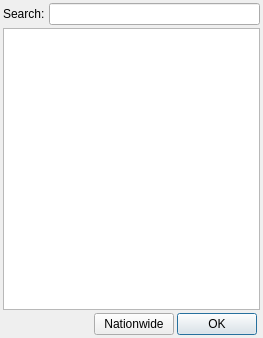
<?xml version="1.0" encoding="UTF-8"?>
<ui version="4.0">
 <class>SelRegionDialog</class>
 <widget class="QDialog" name="SelRegionDialog">
  <property name="geometry">
   <rect>
    <x>0</x>
    <y>0</y>
    <width>263</width>
    <height>338</height>
   </rect>
  </property>
  <property name="windowTitle">
   <string>Select Region</string>
  </property>
  <layout class="QGridLayout" name="gridLayout">
   <property name="leftMargin">
    <number>3</number>
   </property>
   <property name="topMargin">
    <number>3</number>
   </property>
   <property name="rightMargin">
    <number>3</number>
   </property>
   <property name="bottomMargin">
    <number>3</number>
   </property>
   <property name="spacing">
    <number>3</number>
   </property>
   <item row="2" column="0" colspan="2">
    <spacer name="horizontalSpacer">
     <property name="orientation">
      <enum>Qt::Horizontal</enum>
     </property>
     <property name="sizeHint" stdset="0">
      <size>
       <width>98</width>
       <height>20</height>
      </size>
     </property>
    </spacer>
   </item>
   <item row="0" column="0">
    <widget class="QLabel" name="label">
     <property name="text">
      <string>Search:</string>
     </property>
    </widget>
   </item>
   <item row="1" column="0" colspan="5">
    <widget class="QTreeWidget" name="treeWidget">
     <attribute name="headerVisible">
      <bool>false</bool>
     </attribute>
     <column>
      <property name="text">
       <string notr="true">1</string>
      </property>
     </column>
    </widget>
   </item>
   <item row="0" column="1" colspan="4">
    <widget class="QLineEdit" name="lineEdit"/>
   </item>
   <item row="2" column="3">
    <widget class="QPushButton" name="btnOK">
     <property name="text">
      <string>OK</string>
     </property>
    </widget>
   </item>
   <item row="2" column="2">
    <widget class="QPushButton" name="btnNationwide">
     <property name="text">
      <string>Nationwide</string>
     </property>
    </widget>
   </item>
  </layout>
 </widget>
 <resources/>
 <connections/>
</ui>
